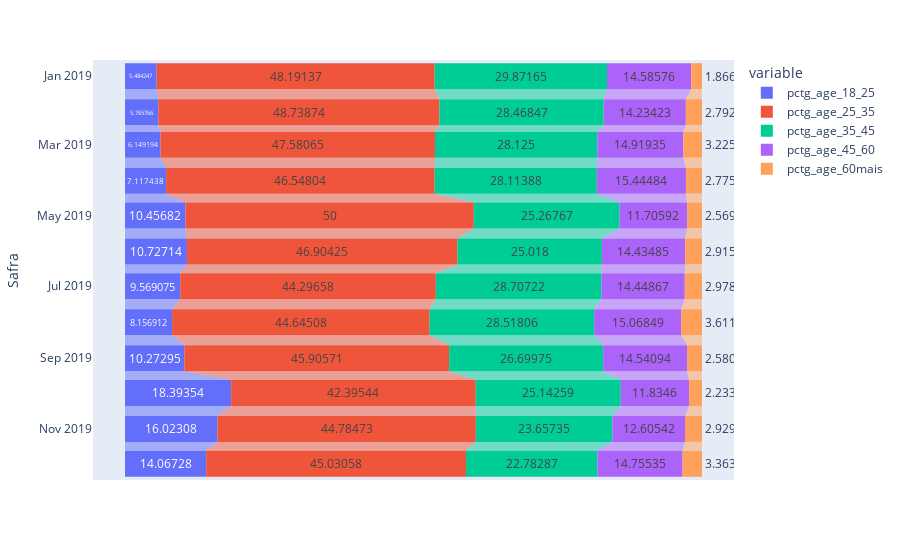

The notebook cell saved with this chart:
### Code cell
temp_novo_2 = safra_grouped[['Safra', 'Over30mob3', 'pctg_age_18_25', 'pctg_age_25_35', 'pctg_age_35_45', 'pctg_age_45_60','pctg_age_60mais']].copy()

temp_novo_2 = pd.melt(temp_novo_2, id_vars='Safra', value_vars=['pctg_age_18_25', 'pctg_age_25_35', 'pctg_age_35_45'
                                                       , 'pctg_age_45_60', 'pctg_age_60mais'])

temp_novo_2['Safra'] = temp_novo_2['Safra'].astype(str)

fig = px.funnel(temp_novo_2, x='value', y='Safra', color='variable')

fig.show()

### Figure 1 — Plotly figure (JSON) as saved in the notebook; plotly's stock layout.template omitted (floating-point values rounded to 4 significant figures)
{"data": [{"hovertemplate": "variable=pctg_age_18_25<br>value=%{x}<br>Safra=%{y}<extra></extra>", "legendgroup": "pctg_age_18_25", "marker": {"color": "#636efa"}, "name": "pctg_age_18_25", "orientation": "h", "showlegend": true, "type": "funnel", "x": [5.484, 5.766, 6.149, 7.117, 10.46, 10.73, 9.569, 8.157, 10.27, 18.39, 16.02, 14.07], "xaxis": "x", "y": ["2019-01", "2019-02", "2019-03", "2019-04", "2019-05", "2019-06", "2019-07", "2019-08", "2019-09", "2019-10", "2019-11", "2019-12"], "yaxis": "y"}, {"hovertemplate": "variable=pctg_age_25_35<br>value=%{x}<br>Safra=%{y}<extra></extra>", "legendgroup": "pctg_age_25_35", "marker": {"color": "#EF553B"}, "name": "pctg_age_25_35", "orientation": "h", "showlegend": true, "type": "funnel", "x": [48.19, 48.74, 47.58, 46.55, 50, 46.9, 44.3, 44.65, 45.91, 42.4, 44.78, 45.03], "xaxis": "x", "y": ["2019-01", "2019-02", "2019-03", "2019-04", "2019-05", "2019-06", "2019-07", "2019-08", "2019-09", "2019-10", "2019-11", "2019-12"], "yaxis": "y"}, {"hovertemplate": "variable=pctg_age_35_45<br>value=%{x}<br>Safra=%{y}<extra></extra>", "legendgroup": "pctg_age_35_45", "marker": {"color": "#00cc96"}, "name": "pctg_age_35_45", "orientation": "h", "showlegend": true, "type": "funnel", "x": [29.87, 28.47, 28.12, 28.11, 25.27, 25.02, 28.71, 28.52, 26.7, 25.14, 23.66, 22.78], "xaxis": "x", "y": ["2019-01", "2019-02", "2019-03", "2019-04", "2019-05", "2019-06", "2019-07", "2019-08", "2019-09", "2019-10", "2019-11", "2019-12"], "yaxis": "y"}, {"hovertemplate": "variable=pctg_age_45_60<br>value=%{x}<br>Safra=%{y}<extra></extra>", "legendgroup": "pctg_age_45_60", "marker": {"color": "#ab63fa"}, "name": "pctg_age_45_60", "orientation": "h", "showlegend": true, "type": "funnel", "x": [14.59, 14.23, 14.92, 15.44, 11.71, 14.43, 14.45, 15.07, 14.54, 11.83, 12.61, 14.76], "xaxis": "x", "y": ["2019-01", "2019-02", "2019-03", "2019-04", "2019-05", "2019-06", "2019-07", "2019-08", "2019-09", "2019-10", "2019-11", "2019-12"], "yaxis": "y"}, {"hovertemplate": "variable=pctg_age_60mais<br>value=%{x}<br>Safra=%{y}<extra></extra>", "legendgroup": "pctg_age_60mais", "marker": {"color": "#FFA15A"}, "name": "pctg_age_60mais", "orientation": "h", "showlegend": true, "type": "funnel", "x": [1.867, 2.793, 3.226, 2.776, 2.57, 2.916, 2.978, 3.611, 2.581, 2.234, 2.929, 3.364], "xaxis": "x", "y": ["2019-01", "2019-02", "2019-03", "2019-04", "2019-05", "2019-06", "2019-07", "2019-08", "2019-09", "2019-10", "2019-11", "2019-12"], "yaxis": "y"}], "layout": {"legend": {"title": {"text": "variable"}, "tracegroupgap": 0}, "margin": {"t": 60}, "xaxis": {"anchor": "y", "domain": [0, 1], "title": {"text": "value"}}, "yaxis": {"anchor": "x", "domain": [0, 1], "title": {"text": "Safra"}}}}
